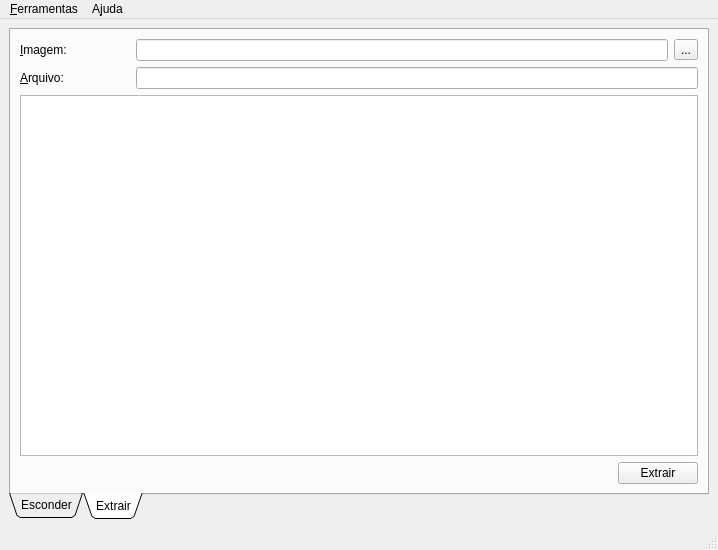
<ui version="4.0" >
 <author>Rodrigo Bronzelle</author>
 <class>MainWindow</class>
 <widget class="QMainWindow" name="MainWindow" >
  <property name="geometry" >
   <rect>
    <x>0</x>
    <y>0</y>
    <width>718</width>
    <height>550</height>
   </rect>
  </property>
  <property name="windowTitle" >
   <string>Kaŝludo</string>
  </property>
  <widget class="QWidget" name="centralwidget" >
   <layout class="QVBoxLayout" >
    <item>
     <widget class="QTabWidget" name="tabWidget" >
      <property name="tabPosition" >
       <enum>QTabWidget::South</enum>
      </property>
      <property name="tabShape" >
       <enum>QTabWidget::Triangular</enum>
      </property>
      <property name="currentIndex" >
       <number>1</number>
      </property>
      <widget class="QWidget" name="twEsconder" >
       <attribute name="title" >
        <string>Esconder</string>
       </attribute>
       <layout class="QVBoxLayout" >
        <item>
         <layout class="QVBoxLayout" >
          <item>
           <layout class="QHBoxLayout" >
            <item>
             <widget class="QLabel" name="label" >
              <property name="minimumSize" >
               <size>
                <width>110</width>
                <height>0</height>
               </size>
              </property>
              <property name="maximumSize" >
               <size>
                <width>110</width>
                <height>16777215</height>
               </size>
              </property>
              <property name="text" >
               <string>&amp;Imagem:</string>
              </property>
              <property name="buddy" >
               <cstring>leImagem</cstring>
              </property>
             </widget>
            </item>
            <item>
             <widget class="QLineEdit" name="leImagem" />
            </item>
            <item>
             <widget class="QToolButton" name="tbImagem" >
              <property name="text" >
               <string>...</string>
              </property>
             </widget>
            </item>
           </layout>
          </item>
          <item>
           <layout class="QHBoxLayout" >
            <item>
             <widget class="QLabel" name="label_2" >
              <property name="minimumSize" >
               <size>
                <width>110</width>
                <height>0</height>
               </size>
              </property>
              <property name="maximumSize" >
               <size>
                <width>110</width>
                <height>16777215</height>
               </size>
              </property>
              <property name="text" >
               <string>&amp;Arquivo:</string>
              </property>
              <property name="buddy" >
               <cstring>leArquivo</cstring>
              </property>
             </widget>
            </item>
            <item>
             <widget class="QLineEdit" name="leArquivo" />
            </item>
            <item>
             <widget class="QToolButton" name="tbArquivo" >
              <property name="text" >
               <string>...</string>
              </property>
             </widget>
            </item>
           </layout>
          </item>
          <item>
           <layout class="QHBoxLayout" >
            <item>
             <widget class="QLabel" name="label_3" >
              <property name="minimumSize" >
               <size>
                <width>110</width>
                <height>0</height>
               </size>
              </property>
              <property name="maximumSize" >
               <size>
                <width>110</width>
                <height>16777215</height>
               </size>
              </property>
              <property name="text" >
               <string>&amp;Nova Imagem:</string>
              </property>
              <property name="buddy" >
               <cstring>leNovaImagem</cstring>
              </property>
             </widget>
            </item>
            <item>
             <widget class="QLineEdit" name="leNovaImagem" />
            </item>
            <item>
             <widget class="QToolButton" name="tbNovaImagem" >
              <property name="text" >
               <string>...</string>
              </property>
             </widget>
            </item>
           </layout>
          </item>
         </layout>
        </item>
        <item>
         <widget class="QSplitter" name="splitter" >
          <property name="orientation" >
           <enum>Qt::Horizontal</enum>
          </property>
          <widget class="QGraphicsView" name="gvImagem" />
          <widget class="QGraphicsView" name="gvNovaImagem" />
         </widget>
        </item>
        <item>
         <layout class="QHBoxLayout" >
          <item>
           <spacer>
            <property name="orientation" >
             <enum>Qt::Horizontal</enum>
            </property>
            <property name="sizeHint" >
             <size>
              <width>40</width>
              <height>20</height>
             </size>
            </property>
           </spacer>
          </item>
          <item>
           <widget class="QPushButton" name="pbEsconder" >
            <property name="text" >
             <string>&amp;Esconder</string>
            </property>
           </widget>
          </item>
          <item>
           <widget class="QPushButton" name="pbSair" >
            <property name="text" >
             <string>&amp;Sair</string>
            </property>
           </widget>
          </item>
         </layout>
        </item>
        <item>
         <widget class="QProgressBar" name="pbSize" >
          <property name="maximumSize" >
           <size>
            <width>16777215</width>
            <height>8</height>
           </size>
          </property>
          <property name="value" >
           <number>50</number>
          </property>
          <property name="textVisible" >
           <bool>false</bool>
          </property>
         </widget>
        </item>
       </layout>
      </widget>
      <widget class="QWidget" name="twExtrair" >
       <attribute name="title" >
        <string>Extrair</string>
       </attribute>
       <layout class="QVBoxLayout" >
        <item>
         <layout class="QHBoxLayout" >
          <item>
           <widget class="QLabel" name="label_4" >
            <property name="minimumSize" >
             <size>
              <width>110</width>
              <height>0</height>
             </size>
            </property>
            <property name="maximumSize" >
             <size>
              <width>110</width>
              <height>16777215</height>
             </size>
            </property>
            <property name="text" >
             <string>&amp;Imagem:</string>
            </property>
            <property name="buddy" >
             <cstring>leImagem</cstring>
            </property>
           </widget>
          </item>
          <item>
           <widget class="QLineEdit" name="leImagemExtrair" >
            <property name="maxLength" >
             <number>300</number>
            </property>
           </widget>
          </item>
          <item>
           <widget class="QToolButton" name="tbImagemExtrair" >
            <property name="text" >
             <string>...</string>
            </property>
           </widget>
          </item>
         </layout>
        </item>
        <item>
         <layout class="QHBoxLayout" >
          <item>
           <widget class="QLabel" name="label_5" >
            <property name="minimumSize" >
             <size>
              <width>110</width>
              <height>0</height>
             </size>
            </property>
            <property name="maximumSize" >
             <size>
              <width>110</width>
              <height>16777215</height>
             </size>
            </property>
            <property name="text" >
             <string>&amp;Arquivo:</string>
            </property>
            <property name="buddy" >
             <cstring>leArquivo</cstring>
            </property>
           </widget>
          </item>
          <item>
           <widget class="QLineEdit" name="leArquivoSaida" >
            <property name="readOnly" >
             <bool>true</bool>
            </property>
           </widget>
          </item>
         </layout>
        </item>
        <item>
         <widget class="QGraphicsView" name="gvImagemExtrair" />
        </item>
        <item>
         <layout class="QHBoxLayout" >
          <item>
           <spacer>
            <property name="orientation" >
             <enum>Qt::Horizontal</enum>
            </property>
            <property name="sizeHint" >
             <size>
              <width>40</width>
              <height>20</height>
             </size>
            </property>
           </spacer>
          </item>
          <item>
           <widget class="QPushButton" name="pbExtrair" >
            <property name="text" >
             <string>Extrair</string>
            </property>
           </widget>
          </item>
         </layout>
        </item>
       </layout>
      </widget>
     </widget>
    </item>
   </layout>
  </widget>
  <widget class="QMenuBar" name="menubar" >
   <property name="geometry" >
    <rect>
     <x>0</x>
     <y>0</y>
     <width>718</width>
     <height>32</height>
    </rect>
   </property>
   <widget class="QMenu" name="menu_Ferramentas" >
    <property name="title" >
     <string>&amp;Ferramentas</string>
    </property>
    <addaction name="actionConfiguracoes" />
   </widget>
   <widget class="QMenu" name="menuA_juda" >
    <property name="title" >
     <string>A&amp;juda</string>
    </property>
    <addaction name="actionConteudo" />
    <addaction name="separator" />
    <addaction name="actionSobreKasludo" />
    <addaction name="actionSobreQt" />
   </widget>
   <addaction name="menu_Ferramentas" />
   <addaction name="menuA_juda" />
  </widget>
  <widget class="QStatusBar" name="sbStatusBar" />
  <action name="actionConfiguracoes" >
   <property name="text" >
    <string>&amp;Configurações...</string>
   </property>
  </action>
  <action name="actionConteudo" >
   <property name="text" >
    <string>Conteúdo...</string>
   </property>
  </action>
  <action name="actionSobreKasludo" >
   <property name="text" >
    <string>Sobre Kaŝludo...</string>
   </property>
  </action>
  <action name="actionSobreQt" >
   <property name="text" >
    <string>Sobre Qt...</string>
   </property>
  </action>
 </widget>
 <resources/>
 <connections/>
</ui>
